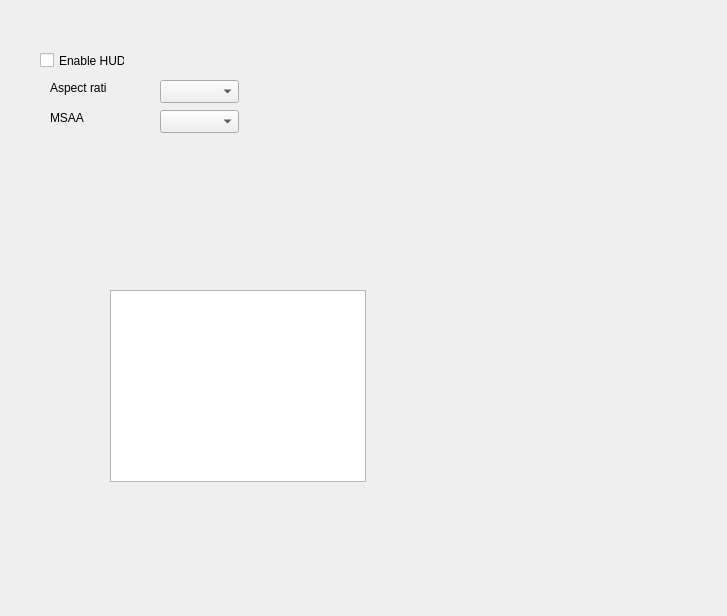
<?xml version="1.0" encoding="UTF-8"?>
<ui version="4.0">
 <class>Form</class>
 <widget class="QWidget" name="Form">
  <property name="geometry">
   <rect>
    <x>0</x>
    <y>0</y>
    <width>727</width>
    <height>616</height>
   </rect>
  </property>
  <property name="windowTitle">
   <string>Form</string>
  </property>
  <widget class="QTreeView" name="scnView">
   <property name="geometry">
    <rect>
     <x>110</x>
     <y>290</y>
     <width>256</width>
     <height>192</height>
    </rect>
   </property>
   <property name="editTriggers">
    <set>QAbstractItemView::NoEditTriggers</set>
   </property>
   <property name="headerHidden">
    <bool>true</bool>
   </property>
  </widget>
  <widget class="QCheckBox" name="hudCheckBox">
   <property name="geometry">
    <rect>
     <x>40</x>
     <y>50</y>
     <width>85</width>
     <height>21</height>
    </rect>
   </property>
   <property name="text">
    <string>Enable HUD</string>
   </property>
  </widget>
  <widget class="QComboBox" name="arComboBox">
   <property name="geometry">
    <rect>
     <x>160</x>
     <y>80</y>
     <width>79</width>
     <height>23</height>
    </rect>
   </property>
  </widget>
  <widget class="QLabel" name="arLabel">
   <property name="geometry">
    <rect>
     <x>50</x>
     <y>80</y>
     <width>57</width>
     <height>15</height>
    </rect>
   </property>
   <property name="text">
    <string>Aspect ratio:</string>
   </property>
  </widget>
  <widget class="QLabel" name="msaaLabel">
   <property name="geometry">
    <rect>
     <x>50</x>
     <y>110</y>
     <width>57</width>
     <height>15</height>
    </rect>
   </property>
   <property name="text">
    <string>MSAA</string>
   </property>
  </widget>
  <widget class="QComboBox" name="msaaComboBox">
   <property name="geometry">
    <rect>
     <x>160</x>
     <y>110</y>
     <width>79</width>
     <height>23</height>
    </rect>
   </property>
  </widget>
 </widget>
 <resources/>
 <connections/>
</ui>
